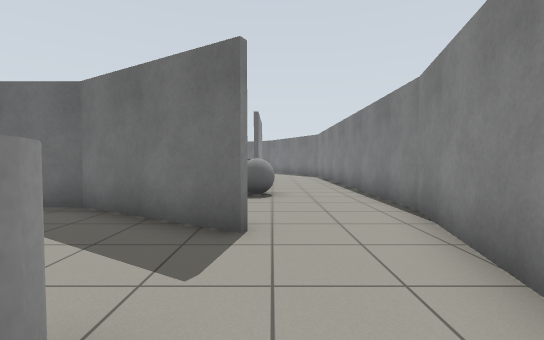
[1] (above)

23 first-person views from a walk through a Gazebo world. The camera is 0.94 m above the floor, tilts 2° down and sees 90° across. The floor is counted in squares, 1 m on a side. Each view is taken from the middle of a square. On the plan, view 1 faces up. The plan holds only what a view shows up to about 11 squares ahead; the rest is blank.

[2]
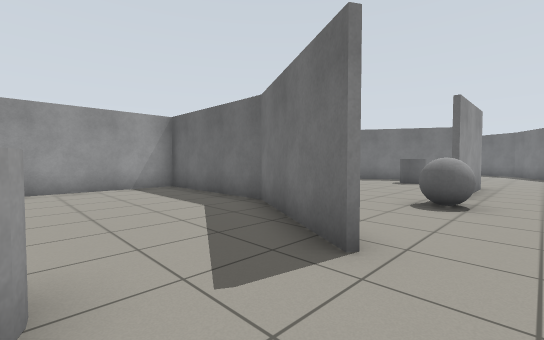

[3]
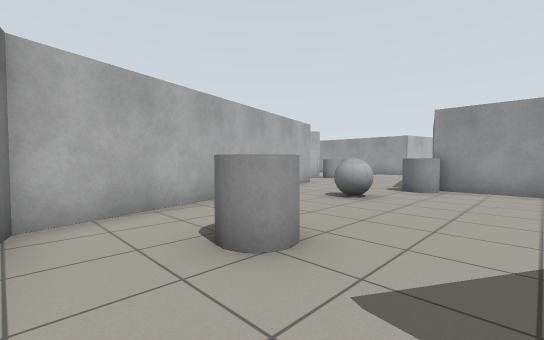

[4]
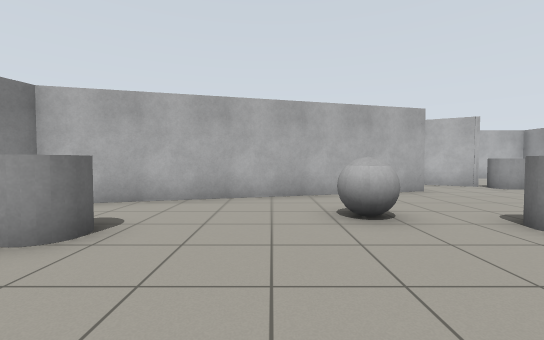

[5]
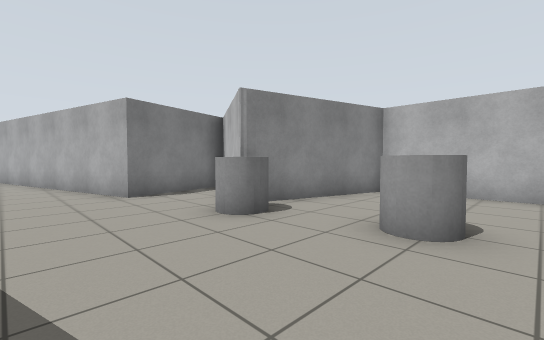

[6]
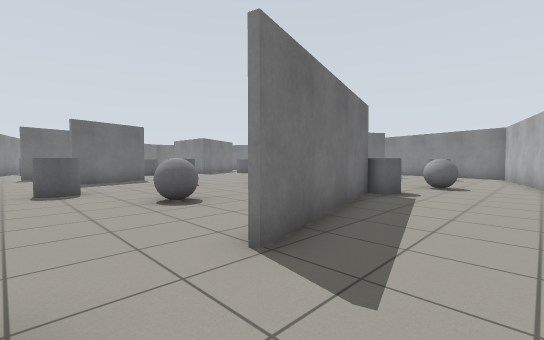

[7]
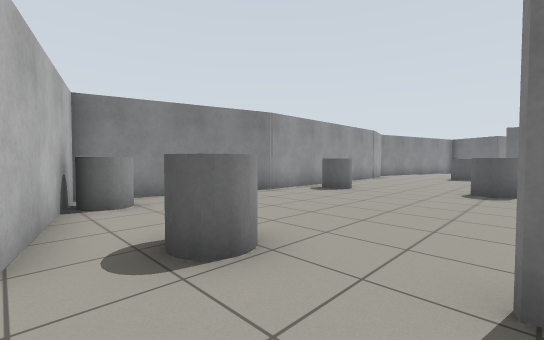

[8]
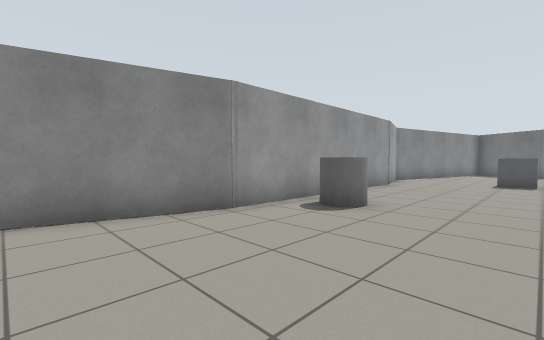

[9]
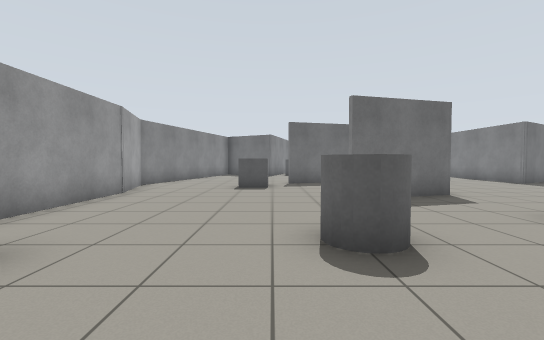

[10]
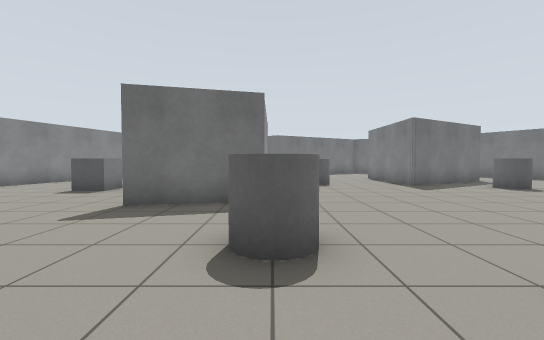

[11]
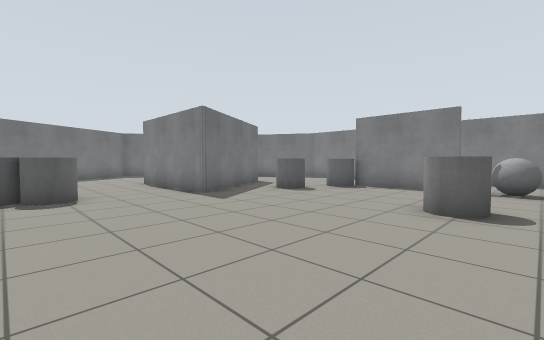

[12]
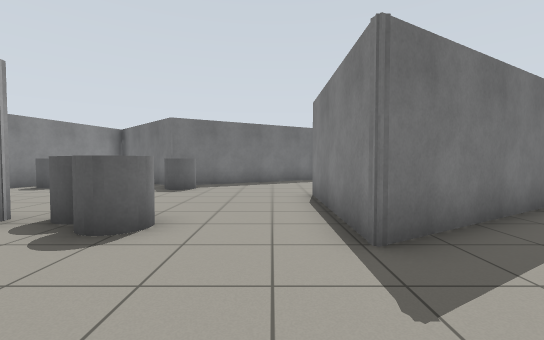

[13]
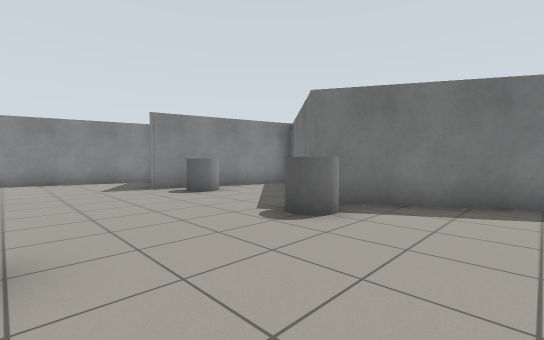

[14]
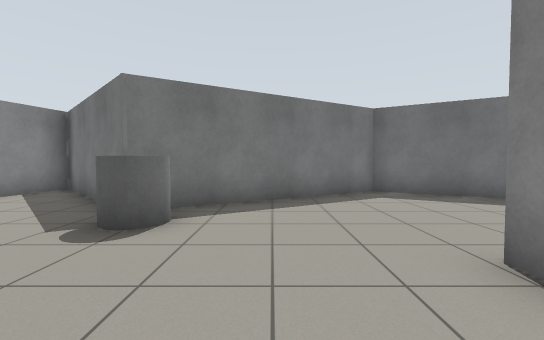

[15]
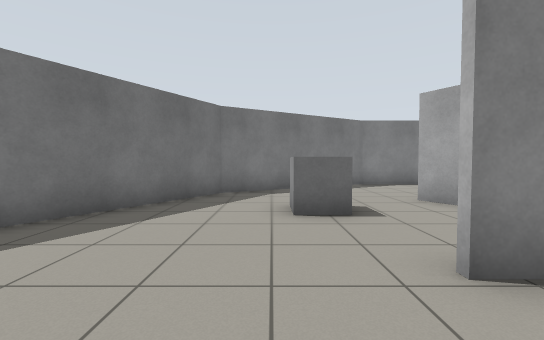

[16]
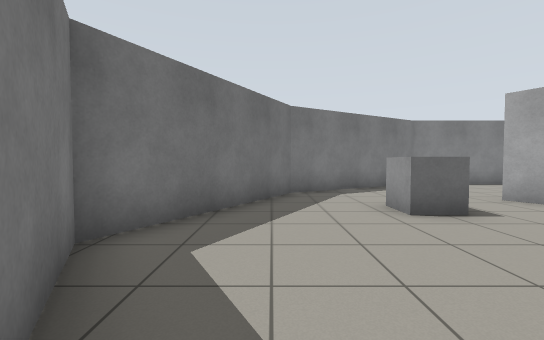

[17]
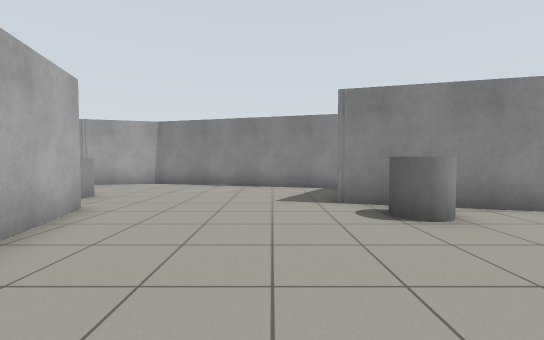

[18]
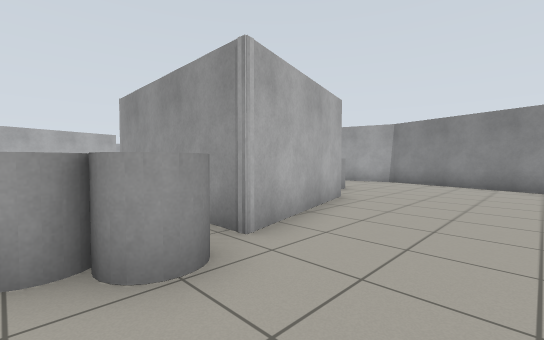

[19]
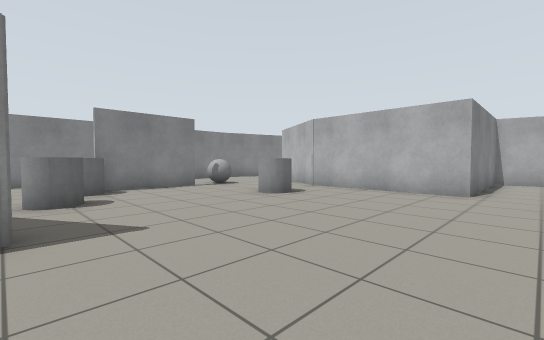

[20]
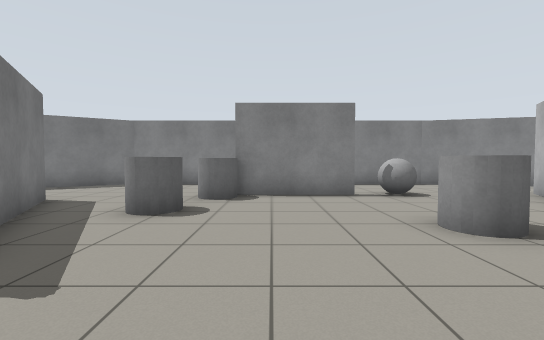

[21]
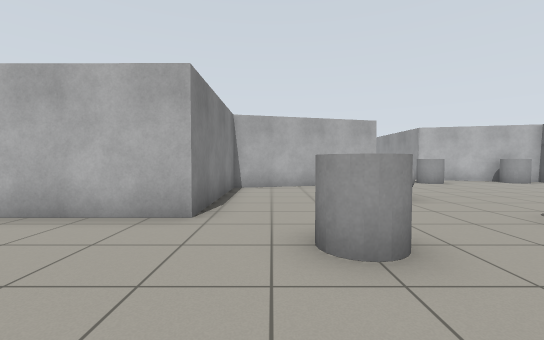

[22]
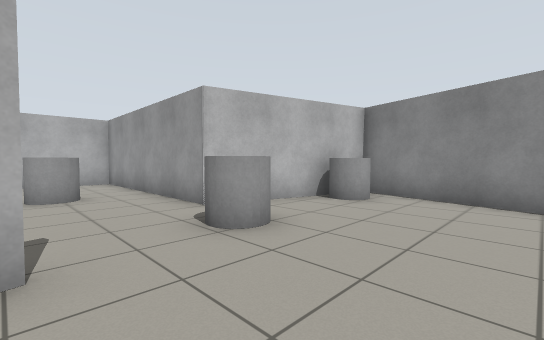

[23]
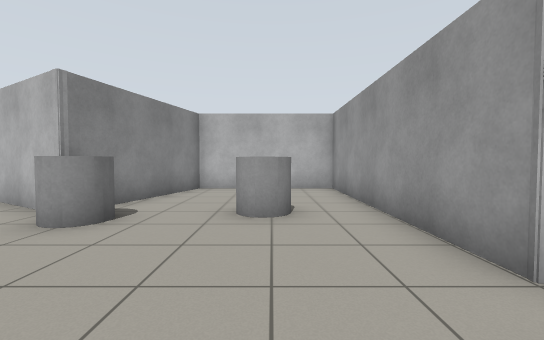

### Floor plan
Points are (right, up) in squares from view 1. A wall is a line through its corners. A room is listed if a view was taken in it or the views show most of it. See-through windows are left out.
Room 1 (views 1, 2, 3, 4, 6, 7)
walls: (-17, -3.1) (-17, -10.1) (-12.6, -10.1) (-11.4, -5.7) (-7.7, -7.8) (-8.6, -4.3) (0.9, -1.7) (1.1, -1); (-1, 4) (-0.2, 3.5); (-0.3, 3.4) (-3.8, 5.4) (-8.5, 5.4) (-8.5, 0.6) (-14.1, -0.9); (1.8, 1.5) (2.2, 3.2)
ways out: opening at (-15.5, -1.5) to room 2; opening at (0.5, 4.5) to room 2
objects: grey cylinder (-15, -6); grey cylinder (-12, -5); grey cylinder (-8, 0) to (-8, 1); grey ball (-6, -1) to (-5, 0); grey cylinder (-1, 0) to (-1, 1)
Room 2 (views 5, 8, 9, 10, 11, 12, 13, 14, 15, 16, 17, 18, 19, 20, 21, 22, 23)
walls: (-15.4, 14.2) (-11.2, 15.4) (-11.2, 10.3) (-14.2, 9.6); (-2.4, 16.1) (-1.5, 16.6); (-0.4, 11.4) (-0.4, 8.8); (-0.6, 8.6) (-0.6, 11.6); (-1.4, 16.5) (-5.9, 13.9) (-5.9, 18.5); (-20.3, 11) (-20.3, 3.1); (-14.2, -0.8) (-8.7, 0.7) (-8.7, 5.6) (-3.8, 5.6) (-3.2, 5.2); (-20.3, 3.4) (-21.7, -1.8) (-17, -3.1); (-19.2, 20.3) (-21, 13.4) (-20.3, 10.8); (2.7, 5) (2.7, 16.4) (-0.2, 21.5) (-5, 24.2) (-10.7, 20.9) (-14.3, 24.6); (-14.7, 24.5) (-16, 19.5); (2.2, 3.2) (2.7, 5.1)
ways out: opening at (-15.5, -1.5) to room 1; opening at (0.5, 4.5) to room 1
objects: grey cylinder (-21, -2) to (-20, -1); grey cylinder (-19, 5); grey cylinder (-17, -2) to (-16, -1); grey box (-17, 13) to (-16, 13); grey cylinder (-15, 6); grey cylinder (-15, 20) to (-14, 21); grey ball (-13, 3); grey cylinder (-11, 7); grey cylinder (-10, 15) to (-9, 15); grey cylinder (-10, 16); grey cylinder (-10, 20); grey cylinder (-4, 8); grey cylinder (-3, 13); grey box (-3, 19); grey ball (-1, 7) to (0, 8); grey cylinder (-1, 12) to (-1, 13)

Where each view was taken, in squares from view 1:
view 1: 0 up, 0 right, facing up
view 2: 1 up, 1 right, facing up-left
view 3: 3 up, 1 right, facing down-left
view 4: 4 up, 4 left, facing down
view 5: 2 down, 16 left, facing down-right
view 6: 3 down, 16 left, facing up-right
view 7: 3 down, 14 left, facing up-left
view 8: 0 up, 16 left, facing up-left
view 9: 3 up, 16 left, facing up
view 10: 4 up, 11 left, facing up
view 11: 7 up, 10 left, facing up-right
view 12: 11 up, 7 left, facing up
view 13: 16 up, 7 left, facing up-left
view 14: 16 up, 8 left, facing up
view 15: 20 up, 8 left, facing right
view 16: 22 up, 8 left, facing right
view 17: 18 up, 10 left, facing left
view 18: 18 up, 9 left, facing down-left
view 19: 14 up, 10 left, facing down-right
view 20: 11 up, 8 left, facing right
view 21: 10 up, 10 left, facing down
view 22: 2 up, 14 left, facing down-left
view 23: 1 down, 15 left, facing down
